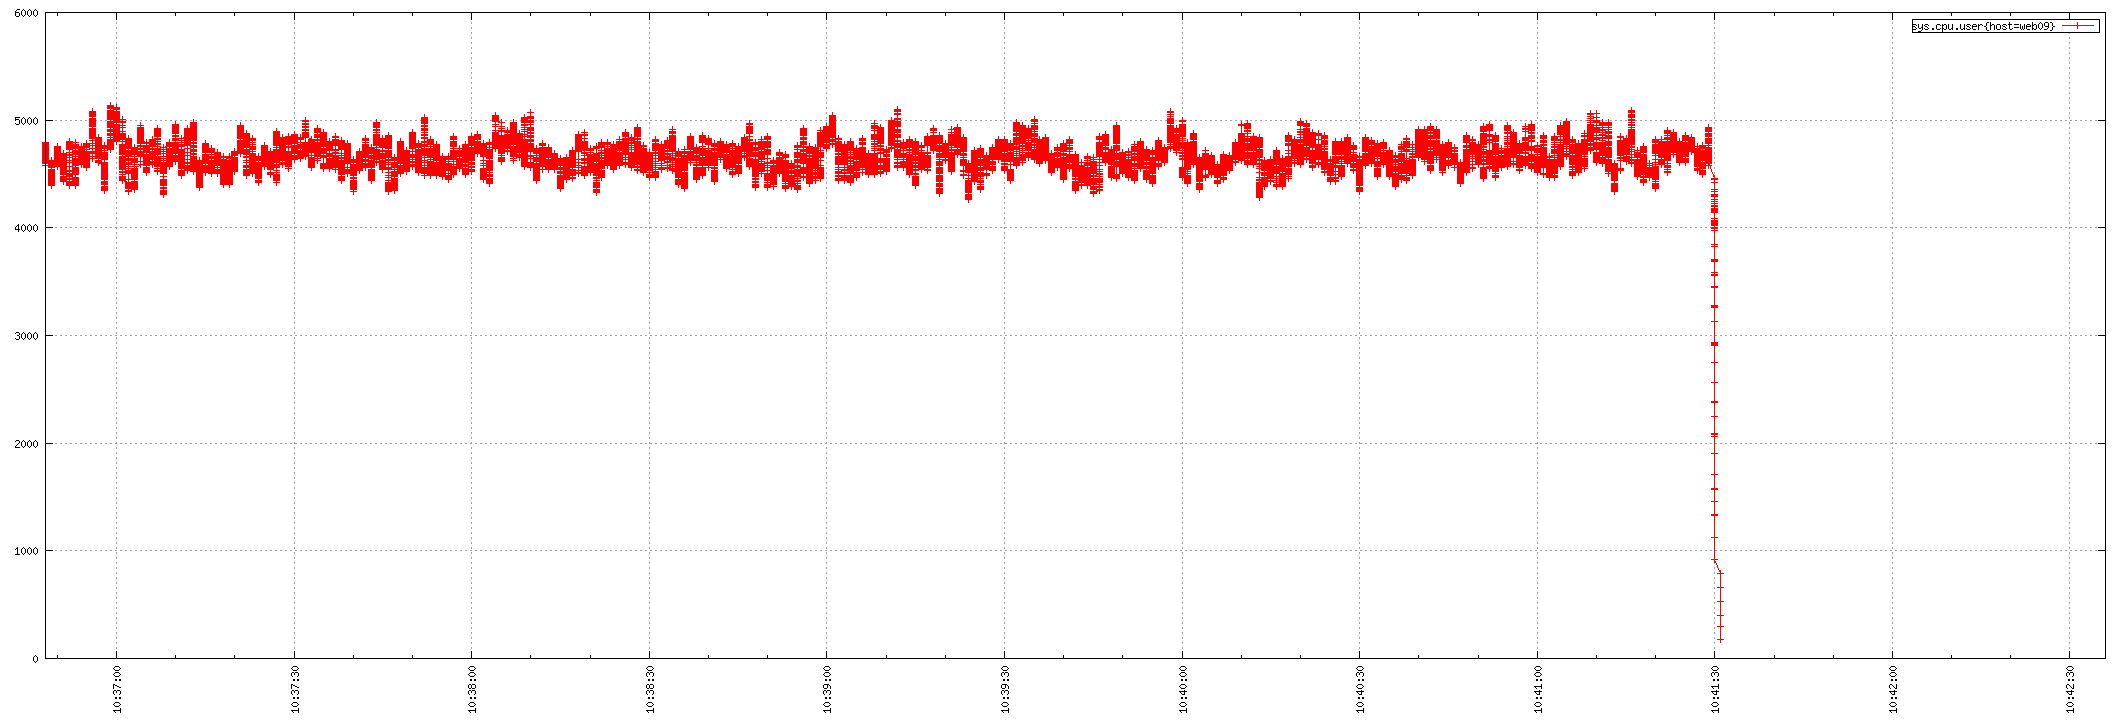

Generate this figure with gnuplot:
set term png small size 2124,720
set xdata time
set timefmt "%s"
if (GPVAL_VERSION < 4.6) set xtics rotate; else set xtics rotate right
set output "${TMPDIR-'tmp'}/tsd/911dc78e.png"
set xrange ["1673779008":"1673779356"]
set format x "%H:%M:%S"
set grid
set style data linespoint
set key right box
set yrange [0:]
plot  "${TMPDIR-'tmp'}/tsd/911dc78e_0.dat" using 1:2 title "sys.cpu.user{host=web09}"
